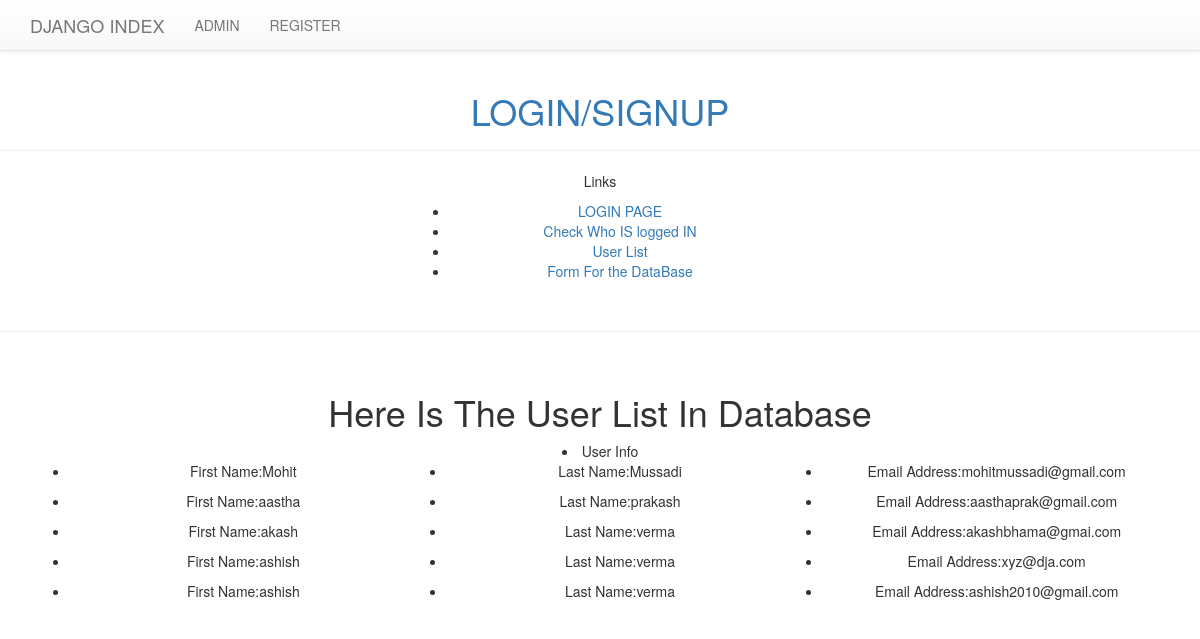
The page /myapp/user/ on the database as committed earlier.
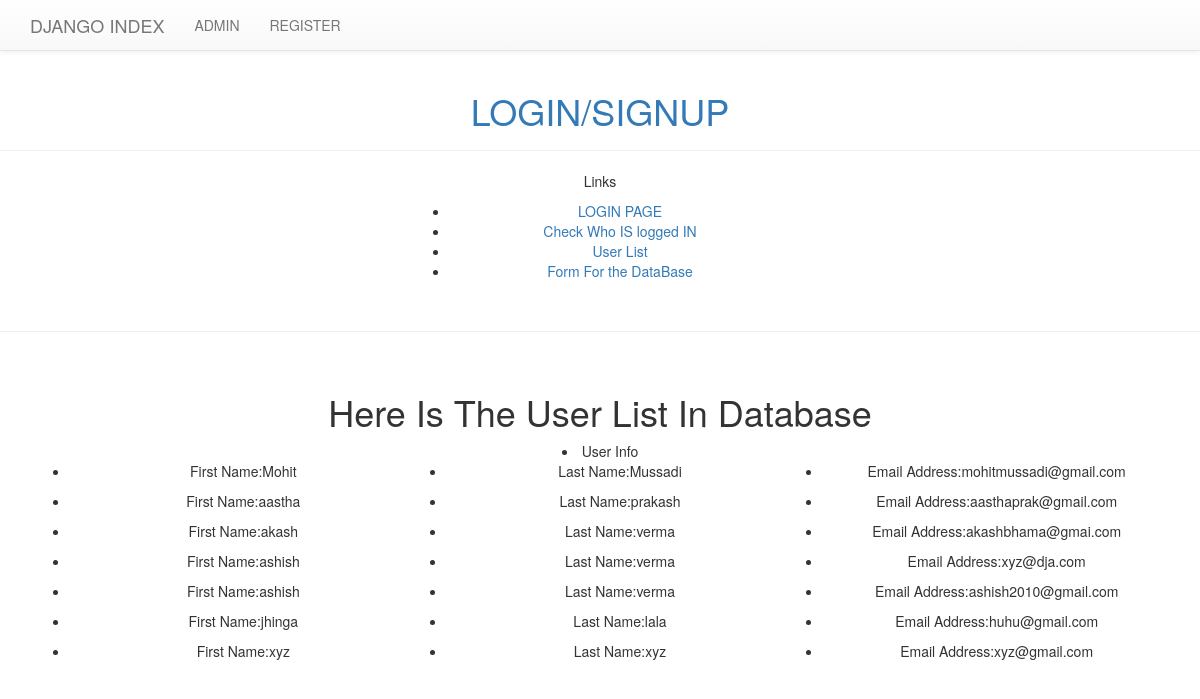
The same page on the database as committed later.
### myapp/models.py (models this page shows, shortened)
class User_detail(models.Model):
    firstname = models.CharField(max_length=20)
    lastname = models.CharField(max_length=20)
    email = models.EmailField(max_length=264, unique=True)

### myapp/views.py (the view)
def show_user(request):
    user_dic = User_detail.objects.order_by('firstname')
    return render(request, 'myapp/users.html', {'user_list': user_dic})

### myapp/templates/myapp/users.html
{% extends "myapp/base.html" %}
<{% block content %} <div class="container" style="text-align:center">
    <h1>Here Is The User List In Database</h1>
    <li>User Info</li> {% if user_list %} {% for user in user_list %}
    <ul>
        <div class="row">
            <div class="col-md-4">
                <li>First Name:{{user.firstname}}</li>
            </div>
            <div class="col-md-4">
                <li>Last Name:{{user.lastname}}</li>
            </div>
            <div class="col-md-4">
                <li> Email Address:{{user.email}}</li>
            </div>
        </div>
    </ul>
    {% endfor %} {% endif %}
    </div>
    {% endblock content %}

Rows that differ between the two databases and show on the page:
added User_detail: firstname "jhinga", lastname "lala", email "huhu@gmail.com"
added User_detail: firstname "xyz", lastname "xyz", email "xyz@gmail.com"
